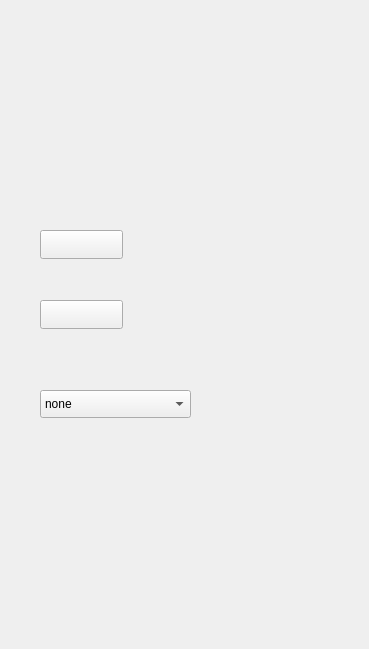
    <widget class="QWidget" name="get_photo_meli_certificate_obviously">
     <widget class="QLabel" name="label_9">
      <property name="geometry">
       <rect>
        <x>0</x>
        <y>0</y>
        <width>360</width>
        <height>640</height>
       </rect>
      </property>
      <property name="text">
       <string/>
      </property>
      <property name="pixmap">
       <pixmap>../image/get_photo_meli_pcertificate_obviously/get_photo_meli_pcertificate_obviously.png</pixmap>
      </property>
     </widget>
     <widget class="QComboBox" name="obviously_get_photo_meli_pcertificate_obviously">
      <property name="geometry">
       <rect>
        <x>40</x>
        <y>390</y>
        <width>151</width>
        <height>28</height>
       </rect>
      </property>
      <property name="layoutDirection">
       <enum>Qt::LeftToRight</enum>
      </property>
      <item>
       <property name="text">
        <string>none</string>
       </property>
      </item>
      <item>
       <property name="text">
        <string>alzheimer's disease</string>
       </property>
      </item>
      <item>
       <property name="text">
        <string>epilepsy</string>
       </property>
      </item>
      <item>
       <property name="text">
        <string>hearing loss</string>
       </property>
      </item>
      <item>
       <property name="text">
        <string>paralysis</string>
       </property>
      </item>
      <item>
       <property name="text">
        <string>reduced limb or finger function</string>
       </property>
      </item>
      <item>
       <property name="text">
        <string>weakened muscles</string>
       </property>
      </item>
      <item>
       <property name="text">
        <string>parkinson's disease</string>
       </property>
      </item>
      <item>
       <property name="text">
        <string>developmental disabilities</string>
       </property>
      </item>
      <item>
       <property name="text">
        <string>physical disabilities</string>
       </property>
      </item>
     </widget>
     <widget class="QPushButton" name="meli_get_photo_meli_certificate_obviously">
      <property name="geometry">
       <rect>
        <x>40</x>
        <y>230</y>
        <width>83</width>
        <height>29</height>
       </rect>
      </property>
      <property name="text">
       <string/>
      </property>
      <property name="flat">
       <bool>false</bool>
      </property>
     </widget>
     <widget class="QPushButton" name="certificate_get_photo_meli_certificate_obviously">
      <property name="geometry">
       <rect>
        <x>40</x>
        <y>300</y>
        <width>83</width>
        <height>29</height>
       </rect>
      </property>
      <property name="text">
       <string/>
      </property>
      <property name="flat">
       <bool>false</bool>
      </property>
     </widget>
     <widget class="QPushButton" name="pushButt_next_get_photo_meli_certificate_obviously">
      <property name="geometry">
       <rect>
        <x>40</x>
        <y>440</y>
        <width>271</width>
        <height>29</height>
       </rect>
      </property>
      <property name="layoutDirection">
       <enum>Qt::LeftToRight</enum>
      </property>
      <property name="text">
       <string/>
      </property>
      <property name="flat">
       <bool>true</bool>
      </property>
     </widget>
     <widget class="QPushButton" name="pushButt_back_get_photo_meli_certificate_obviously">
      <property name="geometry">
       <rect>
        <x>40</x>
        <y>510</y>
        <width>271</width>
        <height>29</height>
       </rect>
      </property>
      <property name="layoutDirection">
       <enum>Qt::LeftToRight</enum>
      </property>
      <property name="text">
       <string/>
      </property>
      <property name="flat">
       <bool>true</bool>
      </property>
     </widget>
    </widget>
